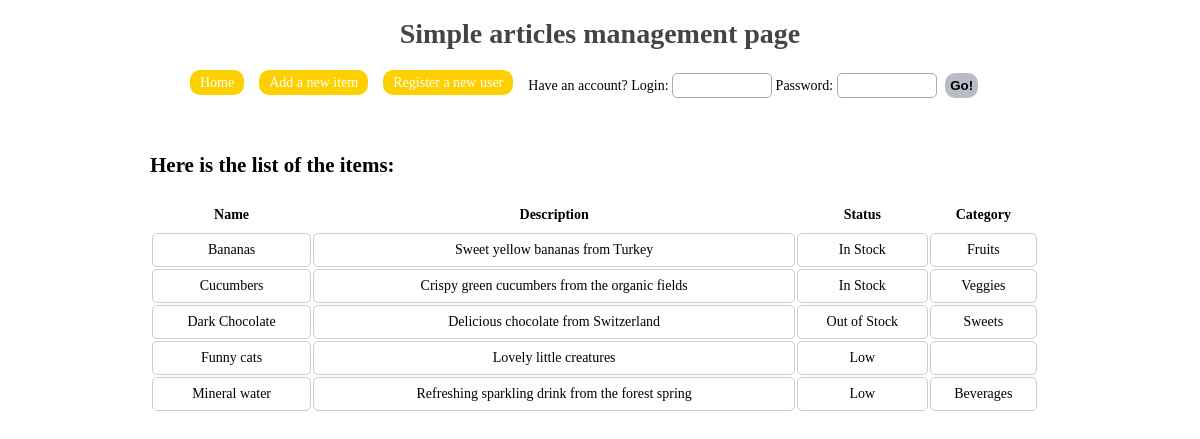
The page / on the database its author committed.
### tables this page shows
CREATE TABLE `items` (
  `id` int(11) NOT NULL,
  `name` varchar(50) NOT NULL,
  `description` tinytext NOT NULL,
  `status` varchar(25) NOT NULL,
  `category` varchar(50) DEFAULT NULL
);

### controllers/RouterController.php (called while the page is built, shortened)
<?php
class RouterController extends Controller {
    public function go() {
        $this->controller = new $controllerClass;
        $this->controller->go();
        $this->view = 'layout';
    }
}

### index.php (called while the page is built, shortened)
<?php
    $router = new RouterController();
    $router->go();
    $router->renderView();
?>

### controllers/HomeController.php (called while the page is built, shortened)
<?php
class HomeController extends Controller {
    public function go() {
        $this->data['items'] = Item::getAllItems();
        $this->view = 'home';
    }
}

### models/Item.php (called while the page is built, shortened)
<?php
class Item {
    public static function getAllItems() {
        $query = Dbh_static::$connection->query('SELECT * FROM items ORDER BY name ASC;');
        $result = $query->fetchAll(PDO::FETCH_ASSOC);
        return $result;
    }
}

### views/home.phtml (the view, shortened to what this page needs)
<h2>Here is the list of the items:</h2>
<table>
    <?php if(empty($items)) : ?>
        <p class="error">The items table is empty!</p>
    <?php else : ?>
        <tr>
            <th>Name</th>
            <th>Description</th>
            <th>Status</th>
            <th>Category</th>
            <th></th>
            <th></th>
        </tr>
        <?php foreach($items as $item) : ?>
            <tr>
                <td><?= $item['name']; ?></td>
                <td><?= $item['description']; ?></td>
                <td><?= $item['status']; ?></td>
                <td><?= $item['category']; ?></td>
            </tr>
        <?php endforeach; ?>
    <?php endif; ?>
</table>
<br />

### controllers/Controller.php (shortened to what this page needs)
<?php
abstract class Controller {
    protected $view = "";
    public function renderView() {
        if ($this->view) {
            require('views/' . $this->view . '.phtml');
        }
    }
}

### views/layout.phtml (shortened to what this page needs)
<!DOCTYPE html>
<html lang="en">
    <head>
        <link rel="stylesheet" href="style1.css" type="text/css"/>
    </head>
    <body>
        <header>
            <h1>Simple articles management page</h1>
        </header>
        <nav>
            <ul>
                <li><a href="/aurora">Home</a></li>
                <li><a href="add">Add a new item</a></li>
                <li><a href="register">Register a new user</a></li>
            </ul>
            <?php if(!$user) : ?>
                <div>
                    <form action="" method="post">
                        <label for="login">Have an account? Login:</label>
                        <input class="loginField" type="text" name="login" value="" reqiured />
                        <label for="password">Password:</label>
                        <input class="loginField" type="password" name="password" value="" reqiured />
                        <button class="goButton" type="submit" name="authentification">Go!</button>
                    </form>
                </div>
            <?php endif; ?>
        </nav>
        <br />
        <?php $this->controller->renderView();?>
    </body>
</html>

### style1.css (style rules this page uses)
body { font-family: "Trebuchet MS"; font-size: 14px; width: 900px; margin: 0 auto; line-height: 30px; }
h1 { text-align: center; color: #444444; }
nav ul { list-style-type: none; }
nav li { float: left; margin-right: 15px; }
nav a { background: #ffd000; color: white; padding: 5px 10px; border-radius: 10px; text-decoration: none; border: none; cursor: pointer; }
button[type="submit"] { background: #6FA4F8; color: white; padding: 5px 10px; border-radius: 10px; border: 0px; }
button[type="submit"] { padding: 10px 20px; display: block; margin: 5px; font-weight: bold; }
input[type="text"], input[type="email"], input[type="password"] { width: 250px; border-radius: 5px; border: 1px solid #aaaaaa; padding: 0.3em; }
table { width: 100%; text-align: center; }
td { border: 1px solid #ccc; padding: 1px 1px 1px 1px; border-radius: 5px; }
form>.loginField { width: 90px; }
form>.goButton { background: #b8bdc5; color: black; padding: 5px 5px; border-radius: 10px; border: 0px; display: inline; }

### rows shown on the page
items: name "Bananas", description "Sweet yellow bananas from Turkey", status "In Stock", category "Fruits"
items: name "Cucumbers", description "Crispy green cucumbers from the organic fields", status "In Stock", category "Veggies"
items: name "Dark Chocolate", description "Delicious chocolate from Switzerland", status "Out of Stock", category "Sweets"
items: name "Funny cats", description "Lovely little creatures", status "Low"
items: name "Mineral water", description "Refreshing sparkling drink from the forest spring", status "Low", category "Beverages"
